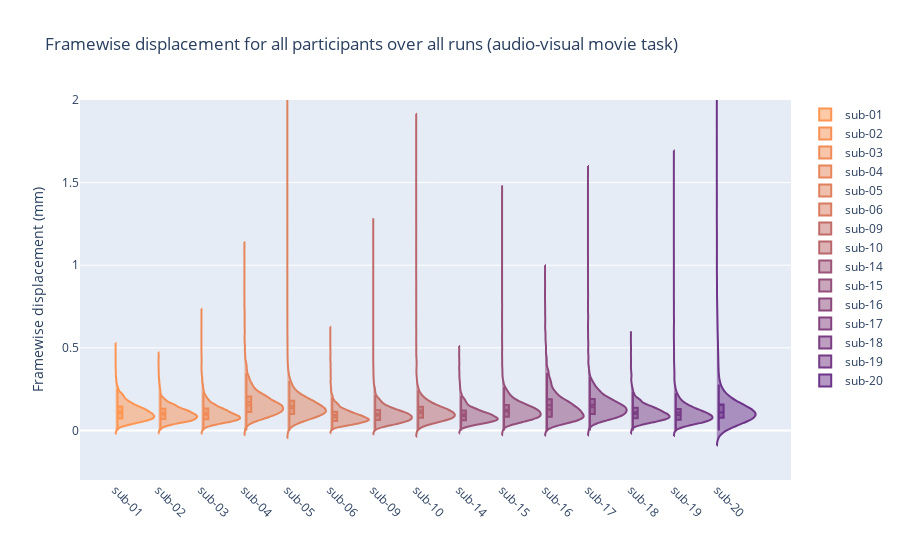

The notebook cell this image was saved under:
### Markdown cell above
Then we:

1. calculate framewise displacement from the movement parameter files,
2. prepare all calculated values by structuring them in Pandas dataframes and lists, and
3. use Plotly to create interactive graphs of framewise displacement over all subjects and runs.

### Code cell
import os
import utilities as util
from plotly.colors import sequential, n_colors, qualitative
import plotly.graph_objs as go

dataset_dir = os.path.abspath('derivative/aligned_mri')
participants, column_names, df_subs, df_subsruns = util.prepare_fd(dataset_dir)

colors = n_colors('rgb(255, 149, 81)', 'rgb(109, 52, 137)', 20, colortype='rgb')
data = []
layout = go.Layout(
    xaxis = dict(tickangle=45),
    yaxis = dict(title='Framewise displacement (mm)', range=[-0.3, 2]),
    title = 'Framewise displacement for all participants over all runs (audio-visual movie task)'
)
fig1 = go.Figure(layout=layout)
i = 0
for colname, color in zip(participants, colors):
    data.append(df_subs[colname].dropna().to_numpy())
    fig1.add_trace(go.Violin(y=data[i], line_color=colors[i], name=colname, orientation='v', side='positive', width=1.8, points=False, box_visible=True, meanline_visible=True))
    i += 1
fig1.update_layout(xaxis_showgrid=False, xaxis_zeroline=False)
fig1

### Figure 1 — Plotly figure (JSON) as saved in the notebook; plotly's stock layout.template omitted (floating-point values rounded to 4 significant figures; data arrays with more than 128 entries replaced by an {"elided": "..."} marker saying what was removed)
{"data": [{"box": {"visible": true}, "line": {"color": "rgb(255.0, 149.0, 81.0)"}, "meanline": {"visible": true}, "name": "sub-01", "orientation": "v", "points": false, "side": "positive", "type": "violin", "width": 1.8, "y": {"elided": "3591 float values"}}, {"box": {"visible": true}, "line": {"color": "rgb(247.31578947368422, 143.89473684210526, 83.94736842105263)"}, "meanline": {"visible": true}, "name": "sub-02", "orientation": "v", "points": false, "side": "positive", "type": "violin", "width": 1.8, "y": {"elided": "3591 float values"}}, {"box": {"visible": true}, "line": {"color": "rgb(239.6315789473684, 138.78947368421052, 86.89473684210526)"}, "meanline": {"visible": true}, "name": "sub-03", "orientation": "v", "points": false, "side": "positive", "type": "violin", "width": 1.8, "y": {"elided": "3591 float values"}}, {"box": {"visible": true}, "line": {"color": "rgb(231.94736842105263, 133.68421052631578, 89.84210526315789)"}, "meanline": {"visible": true}, "name": "sub-04", "orientation": "v", "points": false, "side": "positive", "type": "violin", "width": 1.8, "y": {"elided": "3591 float values"}}, {"box": {"visible": true}, "line": {"color": "rgb(224.26315789473685, 128.57894736842104, 92.78947368421052)"}, "meanline": {"visible": true}, "name": "sub-05", "orientation": "v", "points": false, "side": "positive", "type": "violin", "width": 1.8, "y": {"elided": "3591 float values"}}, {"box": {"visible": true}, "line": {"color": "rgb(216.57894736842104, 123.47368421052632, 95.73684210526315)"}, "meanline": {"visible": true}, "name": "sub-06", "orientation": "v", "points": false, "side": "positive", "type": "violin", "width": 1.8, "y": {"elided": "3591 float values"}}, {"box": {"visible": true}, "line": {"color": "rgb(208.89473684210526, 118.36842105263158, 98.68421052631578)"}, "meanline": {"visible": true}, "name": "sub-07", "orientation": "v", "points": false, "side": "positive", "type": "violin", "width": 1.8, "y": []}, {"box": {"visible": true}, "line": {"color": "rgb(201.21052631578948, 113.26315789473685, 101.63157894736842)"}, "meanline": {"visible": true}, "name": "sub-08", "orientation": "v", "points": false, "side": "positive", "type": "violin", "width": 1.8, "y": []}, {"box": {"visible": true}, "line": {"color": "rgb(193.5263157894737, 108.15789473684211, 104.57894736842105)"}, "meanline": {"visible": true}, "name": "sub-09", "orientation": "v", "points": false, "side": "positive", "type": "violin", "width": 1.8, "y": {"elided": "3591 float values"}}, {"box": {"visible": true}, "line": {"color": "rgb(185.8421052631579, 103.05263157894737, 107.52631578947368)"}, "meanline": {"visible": true}, "name": "sub-10", "orientation": "v", "points": false, "side": "positive", "type": "violin", "width": 1.8, "y": {"elided": "3591 float values"}}, {"box": {"visible": true}, "line": {"color": "rgb(178.1578947368421, 97.94736842105263, 110.47368421052632)"}, "meanline": {"visible": true}, "name": "sub-11", "orientation": "v", "points": false, "side": "positive", "type": "violin", "width": 1.8, "y": []}, {"box": {"visible": true}, "line": {"color": "rgb(170.4736842105263, 92.84210526315789, 113.42105263157895)"}, "meanline": {"visible": true}, "name": "sub-12", "orientation": "v", "points": false, "side": "positive", "type": "violin", "width": 1.8, "y": []}, {"box": {"visible": true}, "line": {"color": "rgb(162.78947368421052, 87.73684210526315, 116.36842105263158)"}, "meanline": {"visible": true}, "name": "sub-13", "orientation": "v", "points": false, "side": "positive", "type": "violin", "width": 1.8, "y": []}, {"box": {"visible": true}, "line": {"color": "rgb(155.10526315789474, 82.63157894736841, 119.3157894736842)"}, "meanline": {"visible": true}, "name": "sub-14", "orientation": "v", "points": false, "side": "positive", "type": "violin", "width": 1.8, "y": {"elided": "3591 float values"}}, {"box": {"visible": true}, "line": {"color": "rgb(147.42105263157896, 77.52631578947368, 122.26315789473685)"}, "meanline": {"visible": true}, "name": "sub-15", "orientation": "v", "points": false, "side": "positive", "type": "violin", "width": 1.8, "y": {"elided": "3591 float values"}}, {"box": {"visible": true}, "line": {"color": "rgb(139.73684210526318, 72.42105263157895, 125.21052631578948)"}, "meanline": {"visible": true}, "name": "sub-16", "orientation": "v", "points": false, "side": "positive", "type": "violin", "width": 1.8, "y": {"elided": "3591 float values"}}, {"box": {"visible": true}, "line": {"color": "rgb(132.05263157894737, 67.3157894736842, 128.1578947368421)"}, "meanline": {"visible": true}, "name": "sub-17", "orientation": "v", "points": false, "side": "positive", "type": "violin", "width": 1.8, "y": {"elided": "3591 float values"}}, {"box": {"visible": true}, "line": {"color": "rgb(124.36842105263159, 62.210526315789465, 131.10526315789474)"}, "meanline": {"visible": true}, "name": "sub-18", "orientation": "v", "points": false, "side": "positive", "type": "violin", "width": 1.8, "y": {"elided": "3591 float values"}}, {"box": {"visible": true}, "line": {"color": "rgb(116.68421052631578, 57.105263157894726, 134.05263157894737)"}, "meanline": {"visible": true}, "name": "sub-19", "orientation": "v", "points": false, "side": "positive", "type": "violin", "width": 1.8, "y": {"elided": "3591 float values"}}, {"box": {"visible": true}, "line": {"color": "rgb(109.0, 52.0, 137.0)"}, "meanline": {"visible": true}, "name": "sub-20", "orientation": "v", "points": false, "side": "positive", "type": "violin", "width": 1.8, "y": {"elided": "3591 float values"}}], "layout": {"title": {"text": "Framewise displacement for all participants over all runs (audio-visual movie task)"}, "xaxis": {"showgrid": false, "tickangle": 45, "zeroline": false}, "yaxis": {"range": [-0.3, 2], "title": {"text": "Framewise displacement (mm)"}}}}
